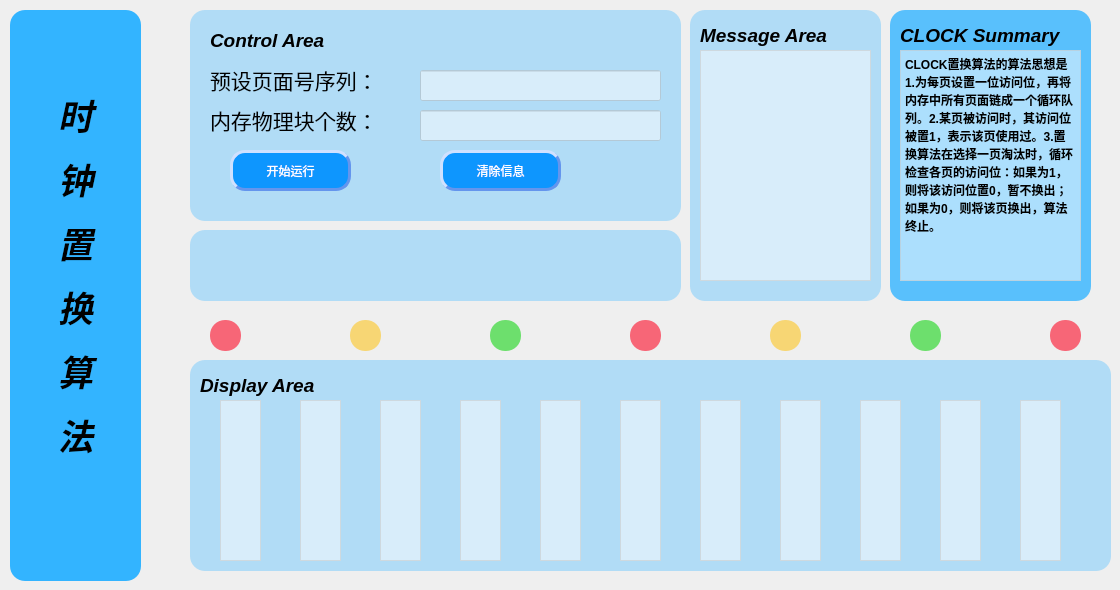
    <widget class="QWidget" name="tab_4">
     <attribute name="title">
      <string>CLOCK</string>
     </attribute>
     <widget class="QTextEdit" name="textEdit_405">
      <property name="geometry">
       <rect>
        <x>540</x>
        <y>400</y>
        <width>41</width>
        <height>161</height>
       </rect>
      </property>
      <property name="styleSheet">
       <string notr="true">background-color: rgba(255, 255, 255, 0.5)</string>
      </property>
     </widget>
     <widget class="QPushButton" name="pushButton_25">
      <property name="geometry">
       <rect>
        <x>910</x>
        <y>320</y>
        <width>31</width>
        <height>31</height>
       </rect>
      </property>
      <property name="styleSheet">
       <string notr="true">QPushButton{background:#6DDF6D;border-radius:15px;}
QPushButton:hover{background:green;}</string>
      </property>
      <property name="text">
       <string/>
      </property>
     </widget>
     <widget class="QLabel" name="label_37">
      <property name="geometry">
       <rect>
        <x>210</x>
        <y>100</y>
        <width>201</width>
        <height>41</height>
       </rect>
      </property>
      <property name="text">
       <string>&lt;html&gt;&lt;head/&gt;&lt;body&gt;&lt;p&gt;&lt;span style=&quot; font-size:16pt;&quot;&gt;内存物理块个数：&lt;/span&gt;&lt;/p&gt;&lt;/body&gt;&lt;/html&gt;</string>
      </property>
     </widget>
     <widget class="QTextEdit" name="textEdit_402">
      <property name="geometry">
       <rect>
        <x>300</x>
        <y>400</y>
        <width>41</width>
        <height>161</height>
       </rect>
      </property>
      <property name="styleSheet">
       <string notr="true">background-color: rgba(255, 255, 255, 0.5)</string>
      </property>
     </widget>
     <widget class="QLabel" name="label_38">
      <property name="geometry">
       <rect>
        <x>690</x>
        <y>10</y>
        <width>191</width>
        <height>291</height>
       </rect>
      </property>
      <property name="styleSheet">
       <string notr="true">QLabel{background:rgba(135,206,250,0.6);border-radius:15px;}</string>
      </property>
      <property name="text">
       <string>&lt;html&gt;&lt;head/&gt;&lt;body&gt;&lt;p&gt;&lt;br/&gt;&lt;/p&gt;&lt;/body&gt;&lt;/html&gt;</string>
      </property>
     </widget>
     <widget class="QLabel" name="label_39">
      <property name="geometry">
       <rect>
        <x>700</x>
        <y>20</y>
        <width>161</width>
        <height>31</height>
       </rect>
      </property>
      <property name="text">
       <string>&lt;html&gt;&lt;head/&gt;&lt;body&gt;&lt;p&gt;&lt;span style=&quot; font-size:14pt; font-weight:600; font-style:italic;&quot;&gt;Message Area&lt;/span&gt;&lt;/p&gt;&lt;/body&gt;&lt;/html&gt;</string>
      </property>
     </widget>
     <widget class="QLabel" name="label_40">
      <property name="geometry">
       <rect>
        <x>200</x>
        <y>370</y>
        <width>181</width>
        <height>31</height>
       </rect>
      </property>
      <property name="text">
       <string>&lt;html&gt;&lt;head/&gt;&lt;body&gt;&lt;p&gt;&lt;span style=&quot; font-size:14pt; font-weight:600; font-style:italic;&quot;&gt;Display Area&lt;/span&gt;&lt;/p&gt;&lt;/body&gt;&lt;/html&gt;</string>
      </property>
     </widget>
     <widget class="QLabel" name="label_41">
      <property name="geometry">
       <rect>
        <x>190</x>
        <y>10</y>
        <width>491</width>
        <height>211</height>
       </rect>
      </property>
      <property name="styleSheet">
       <string notr="true">QLabel{background:rgba(135,206,250,0.6);border-radius:15px;}</string>
      </property>
      <property name="text">
       <string>&lt;html&gt;&lt;head/&gt;&lt;body&gt;&lt;p&gt;&lt;br/&gt;&lt;/p&gt;&lt;/body&gt;&lt;/html&gt;</string>
      </property>
     </widget>
     <widget class="QLabel" name="label_42">
      <property name="geometry">
       <rect>
        <x>890</x>
        <y>10</y>
        <width>201</width>
        <height>291</height>
       </rect>
      </property>
      <property name="styleSheet">
       <string notr="true">QLabel{background-color: rgb(51, 180, 255,0.8);border-radius:15px;}
</string>
      </property>
      <property name="text">
       <string/>
      </property>
     </widget>
     <widget class="QLabel" name="label_43">
      <property name="geometry">
       <rect>
        <x>190</x>
        <y>230</y>
        <width>491</width>
        <height>71</height>
       </rect>
      </property>
      <property name="styleSheet">
       <string notr="true">QLabel{background:rgba(135,206,250,0.6);border-radius:15px;}</string>
      </property>
      <property name="text">
       <string>&lt;html&gt;&lt;head/&gt;&lt;body&gt;&lt;p&gt;&lt;br/&gt;&lt;/p&gt;&lt;/body&gt;&lt;/html&gt;</string>
      </property>
     </widget>
     <widget class="QLineEdit" name="lineEdit_402">
      <property name="geometry">
       <rect>
        <x>420</x>
        <y>110</y>
        <width>241</width>
        <height>31</height>
       </rect>
      </property>
      <property name="styleSheet">
       <string notr="true">background-color: rgba(255, 255, 255, 0.5)</string>
      </property>
     </widget>
     <widget class="QTextEdit" name="textEdit_409">
      <property name="geometry">
       <rect>
        <x>860</x>
        <y>400</y>
        <width>41</width>
        <height>161</height>
       </rect>
      </property>
      <property name="styleSheet">
       <string notr="true">background-color: rgba(255, 255, 255, 0.5)</string>
      </property>
     </widget>
     <widget class="QTextEdit" name="textEdit_401">
      <property name="geometry">
       <rect>
        <x>220</x>
        <y>400</y>
        <width>41</width>
        <height>161</height>
       </rect>
      </property>
      <property name="styleSheet">
       <string notr="true">background-color: rgba(255, 255, 255, 0.5)</string>
      </property>
     </widget>
     <widget class="QLabel" name="label_44">
      <property name="geometry">
       <rect>
        <x>190</x>
        <y>360</y>
        <width>921</width>
        <height>211</height>
       </rect>
      </property>
      <property name="styleSheet">
       <string notr="true">QLabel{background:rgba(135,206,250,0.6);border-radius:15px;}</string>
      </property>
      <property name="text">
       <string>&lt;html&gt;&lt;head/&gt;&lt;body&gt;&lt;p&gt;&lt;br/&gt;&lt;/p&gt;&lt;/body&gt;&lt;/html&gt;</string>
      </property>
     </widget>
     <widget class="QLineEdit" name="lineEdit_401">
      <property name="geometry">
       <rect>
        <x>420</x>
        <y>70</y>
        <width>241</width>
        <height>31</height>
       </rect>
      </property>
      <property name="styleSheet">
       <string notr="true">background-color: rgba(255, 255, 255, 0.5)</string>
      </property>
      <property name="text">
       <string/>
      </property>
     </widget>
     <widget class="QPushButton" name="pushButton_26">
      <property name="geometry">
       <rect>
        <x>490</x>
        <y>320</y>
        <width>31</width>
        <height>31</height>
       </rect>
      </property>
      <property name="styleSheet">
       <string notr="true">QPushButton{background:#6DDF6D;border-radius:15px;}
QPushButton:hover{background:green;}</string>
      </property>
      <property name="text">
       <string/>
      </property>
     </widget>
     <widget class="QLabel" name="label_45">
      <property name="geometry">
       <rect>
        <x>900</x>
        <y>20</y>
        <width>181</width>
        <height>31</height>
       </rect>
      </property>
      <property name="text">
       <string>&lt;html&gt;&lt;head/&gt;&lt;body&gt;&lt;p&gt;&lt;span style=&quot; font-size:14pt; font-weight:600; font-style:italic;&quot;&gt;CLOCK Summary&lt;/span&gt;&lt;/p&gt;&lt;/body&gt;&lt;/html&gt;</string>
      </property>
     </widget>
     <widget class="QPushButton" name="pushButton_427">
      <property name="geometry">
       <rect>
        <x>440</x>
        <y>150</y>
        <width>121</width>
        <height>41</height>
       </rect>
      </property>
      <property name="styleSheet">
       <string notr="true">QPushButton
{
    color:white;
    background-color:rgb(14 , 150 , 254);
    border-radius:15px;
	border-style:outset;
	border-width:3px; 
	border-color:#6495ED
}
 
QPushButton:hover
{
    color:white;
    background-color:rgb(44 , 137 , 255);
}
 
QPushButton:pressed
{
    color:white;
    background-color:rgb(14 , 135 , 228);
    padding-left:3px;
    padding-top:3px;
}
</string>
      </property>
      <property name="text">
       <string>清除信息</string>
      </property>
     </widget>
     <widget class="QTextEdit" name="textEdit_410">
      <property name="geometry">
       <rect>
        <x>940</x>
        <y>400</y>
        <width>41</width>
        <height>161</height>
       </rect>
      </property>
      <property name="styleSheet">
       <string notr="true">background-color: rgba(255, 255, 255, 0.5)</string>
      </property>
     </widget>
     <widget class="QTextEdit" name="textEdit_407">
      <property name="geometry">
       <rect>
        <x>700</x>
        <y>400</y>
        <width>41</width>
        <height>161</height>
       </rect>
      </property>
      <property name="styleSheet">
       <string notr="true">background-color: rgba(255, 255, 255, 0.5)</string>
      </property>
     </widget>
     <widget class="QPushButton" name="pushButton_28">
      <property name="geometry">
       <rect>
        <x>630</x>
        <y>320</y>
        <width>31</width>
        <height>31</height>
       </rect>
      </property>
      <property name="styleSheet">
       <string notr="true">QPushButton{background:#F76677;border-radius:15px;}
QPushButton:hover{background:red;}</string>
      </property>
      <property name="text">
       <string/>
      </property>
     </widget>
     <widget class="QTextEdit" name="textEdit_411">
      <property name="geometry">
       <rect>
        <x>1020</x>
        <y>400</y>
        <width>41</width>
        <height>161</height>
       </rect>
      </property>
      <property name="styleSheet">
       <string notr="true">background-color: rgba(255, 255, 255, 0.5)</string>
      </property>
     </widget>
     <widget class="QLabel" name="label_46">
      <property name="geometry">
       <rect>
        <x>210</x>
        <y>20</y>
        <width>171</width>
        <height>41</height>
       </rect>
      </property>
      <property name="text">
       <string>&lt;html&gt;&lt;head/&gt;&lt;body&gt;&lt;p&gt;&lt;span style=&quot; font-size:14pt; font-weight:600; font-style:italic;&quot;&gt;Control Area&lt;/span&gt;&lt;/p&gt;&lt;/body&gt;&lt;/html&gt;</string>
      </property>
     </widget>
     <widget class="QPushButton" name="pushButton_29">
      <property name="geometry">
       <rect>
        <x>350</x>
        <y>320</y>
        <width>31</width>
        <height>31</height>
       </rect>
      </property>
      <property name="styleSheet">
       <string notr="true">QPushButton{background:#F7D674;border-radius:15px;}
QPushButton:hover{background:yellow;}</string>
      </property>
      <property name="text">
       <string/>
      </property>
     </widget>
     <widget class="QLabel" name="label_47">
      <property name="geometry">
       <rect>
        <x>210</x>
        <y>60</y>
        <width>211</width>
        <height>41</height>
       </rect>
      </property>
      <property name="text">
       <string>&lt;html&gt;&lt;head/&gt;&lt;body&gt;&lt;p&gt;&lt;span style=&quot; font-size:16pt;&quot;&gt;预设页面号序列：&lt;/span&gt;&lt;/p&gt;&lt;/body&gt;&lt;/html&gt;</string>
      </property>
     </widget>
     <widget class="QPushButton" name="pushButton_30">
      <property name="geometry">
       <rect>
        <x>770</x>
        <y>320</y>
        <width>31</width>
        <height>31</height>
       </rect>
      </property>
      <property name="styleSheet">
       <string notr="true">QPushButton{background:#F7D674;border-radius:15px;}
QPushButton:hover{background:yellow;}</string>
      </property>
      <property name="text">
       <string/>
      </property>
     </widget>
     <widget class="QTextEdit" name="textEdit_400">
      <property name="geometry">
       <rect>
        <x>700</x>
        <y>50</y>
        <width>171</width>
        <height>231</height>
       </rect>
      </property>
      <property name="styleSheet">
       <string notr="true">background-color: rgba(255, 255, 255, 0.5)</string>
      </property>
     </widget>
     <widget class="QPushButton" name="pushButton_401">
      <property name="geometry">
       <rect>
        <x>230</x>
        <y>150</y>
        <width>121</width>
        <height>41</height>
       </rect>
      </property>
      <property name="styleSheet">
       <string notr="true">QPushButton
{
    color:white;
    background-color:rgb(14 , 150 , 254);
    border-radius:15px;
    border-style:outset;
	border-width:3px; 
    border-color:#6495ED
}
 
QPushButton:hover
{
    color:white;
    background-color:rgb(44 , 137 , 255);
}
 
QPushButton:pressed
{
    color:white;
    background-color:rgb(14 , 135 , 228);
    padding-left:3px;
    padding-top:3px;

}
</string>
      </property>
      <property name="text">
       <string>开始运行</string>
      </property>
     </widget>
     <widget class="QLabel" name="label_48">
      <property name="geometry">
       <rect>
        <x>10</x>
        <y>10</y>
        <width>131</width>
        <height>571</height>
       </rect>
      </property>
      <property name="styleSheet">
       <string notr="true">QLabel{background-color: rgb(51, 180, 255);border-radius:15px;}</string>
      </property>
      <property name="text">
       <string>&lt;html&gt;&lt;head/&gt;&lt;body&gt;&lt;p align=&quot;center&quot;&gt;&lt;span style=&quot; font-size:26pt; font-weight:600; font-style:italic;&quot;&gt;时&lt;/span&gt;&lt;/p&gt;&lt;p align=&quot;center&quot;&gt;&lt;span style=&quot; font-size:26pt; font-weight:600; font-style:italic;&quot;&gt;钟&lt;/span&gt;&lt;/p&gt;&lt;p align=&quot;center&quot;&gt;&lt;span style=&quot; font-size:26pt; font-weight:600; font-style:italic;&quot;&gt;置&lt;/span&gt;&lt;/p&gt;&lt;p align=&quot;center&quot;&gt;&lt;span style=&quot; font-size:26pt; font-weight:600; font-style:italic;&quot;&gt;换&lt;/span&gt;&lt;/p&gt;&lt;p align=&quot;center&quot;&gt;&lt;span style=&quot; font-size:26pt; font-weight:600; font-style:italic;&quot;&gt;算&lt;/span&gt;&lt;/p&gt;&lt;p align=&quot;center&quot;&gt;&lt;span style=&quot; font-size:26pt; font-weight:600; font-style:italic;&quot;&gt;法&lt;/span&gt;&lt;/p&gt;&lt;p align=&quot;center&quot;&gt;&lt;span style=&quot; font-weight:600; font-style:italic;&quot;&gt;&lt;br/&gt;&lt;/span&gt;&lt;/p&gt;&lt;/body&gt;&lt;/html&gt;</string>
      </property>
     </widget>
     <widget class="QTextEdit" name="textEdit_403">
      <property name="geometry">
       <rect>
        <x>380</x>
        <y>400</y>
        <width>41</width>
        <height>161</height>
       </rect>
      </property>
      <property name="styleSheet">
       <string notr="true">background-color: rgba(255, 255, 255, 0.5)</string>
      </property>
     </widget>
     <widget class="QTextEdit" name="textEdit_404">
      <property name="geometry">
       <rect>
        <x>460</x>
        <y>400</y>
        <width>41</width>
        <height>161</height>
       </rect>
      </property>
      <property name="styleSheet">
       <string notr="true">background-color: rgba(255, 255, 255, 0.5)</string>
      </property>
     </widget>
     <widget class="QTextEdit" name="textEdit_408">
      <property name="geometry">
       <rect>
        <x>780</x>
        <y>400</y>
        <width>41</width>
        <height>161</height>
       </rect>
      </property>
      <property name="styleSheet">
       <string notr="true">background-color: rgba(255, 255, 255, 0.5)</string>
      </property>
     </widget>
     <widget class="QPushButton" name="pushButton_32">
      <property name="geometry">
       <rect>
        <x>210</x>
        <y>320</y>
        <width>31</width>
        <height>31</height>
       </rect>
      </property>
      <property name="styleSheet">
       <string notr="true">QPushButton{background:#F76677;border-radius:15px;}
QPushButton:hover{background:red;}</string>
      </property>
      <property name="text">
       <string/>
      </property>
     </widget>
     <widget class="QTextEdit" name="textEdit_406">
      <property name="geometry">
       <rect>
        <x>620</x>
        <y>400</y>
        <width>41</width>
        <height>161</height>
       </rect>
      </property>
      <property name="styleSheet">
       <string notr="true">background-color: rgba(255, 255, 255, 0.5)</string>
      </property>
     </widget>
     <widget class="QTextEdit" name="textEdit_52">
      <property name="geometry">
       <rect>
        <x>900</x>
        <y>50</y>
        <width>181</width>
        <height>231</height>
       </rect>
      </property>
      <property name="styleSheet">
       <string notr="true">background-color: rgba(255, 255, 255, 0.5)</string>
      </property>
      <property name="html">
       <string>&lt;!DOCTYPE HTML PUBLIC &quot;-//W3C//DTD HTML 4.0//EN&quot; &quot;http://www.w3.org/TR/REC-html40/strict.dtd&quot;&gt;
&lt;html&gt;&lt;head&gt;&lt;meta name=&quot;qrichtext&quot; content=&quot;1&quot; /&gt;&lt;style type=&quot;text/css&quot;&gt;
p, li { white-space: pre-wrap; }
&lt;/style&gt;&lt;/head&gt;&lt;body style=&quot; font-family:'SimSun'; font-size:9pt; font-weight:400; font-style:normal;&quot;&gt;
&lt;p style=&quot; margin-top:0px; margin-bottom:0px; margin-left:0px; margin-right:0px; -qt-block-indent:0; text-indent:0px;&quot;&gt;&lt;span style=&quot; font-weight:600;&quot;&gt;CLOCK置换算法的算法思想是 1.为每页设置一位访问位，再将内存中所有页面链成一个循环队列。2.某页被访问时，其访问位被置1，表示该页使用过。3.置换算法在选择一页淘汰时，循环检查各页的访问位：如果为1，则将该访问位置0，暂不换出；如果为0，则将该页换出，算法终止。&lt;/span&gt;&lt;/p&gt;&lt;/body&gt;&lt;/html&gt;</string>
      </property>
     </widget>
     <widget class="QPushButton" name="pushButton">
      <property name="geometry">
       <rect>
        <x>1050</x>
        <y>320</y>
        <width>31</width>
        <height>31</height>
       </rect>
      </property>
      <property name="styleSheet">
       <string notr="true">QPushButton{background:#F76677;border-radius:15px;}
QPushButton:hover{background:red;}</string>
      </property>
      <property name="text">
       <string/>
      </property>
     </widget>
     <zorder>label_44</zorder>
     <zorder>label_41</zorder>
     <zorder>textEdit_405</zorder>
     <zorder>pushButton_25</zorder>
     <zorder>label_37</zorder>
     <zorder>textEdit_402</zorder>
     <zorder>label_38</zorder>
     <zorder>label_39</zorder>
     <zorder>label_40</zorder>
     <zorder>label_42</zorder>
     <zorder>label_43</zorder>
     <zorder>lineEdit_402</zorder>
     <zorder>textEdit_409</zorder>
     <zorder>textEdit_401</zorder>
     <zorder>lineEdit_401</zorder>
     <zorder>pushButton_26</zorder>
     <zorder>label_45</zorder>
     <zorder>pushButton_427</zorder>
     <zorder>textEdit_410</zorder>
     <zorder>textEdit_407</zorder>
     <zorder>pushButton_28</zorder>
     <zorder>textEdit_411</zorder>
     <zorder>label_46</zorder>
     <zorder>pushButton_29</zorder>
     <zorder>label_47</zorder>
     <zorder>pushButton_30</zorder>
     <zorder>textEdit_400</zorder>
     <zorder>pushButton_401</zorder>
     <zorder>label_48</zorder>
     <zorder>textEdit_403</zorder>
     <zorder>textEdit_404</zorder>
     <zorder>textEdit_408</zorder>
     <zorder>pushButton_32</zorder>
     <zorder>textEdit_406</zorder>
     <zorder>textEdit_52</zorder>
     <zorder>pushButton</zorder>
    </widget>
